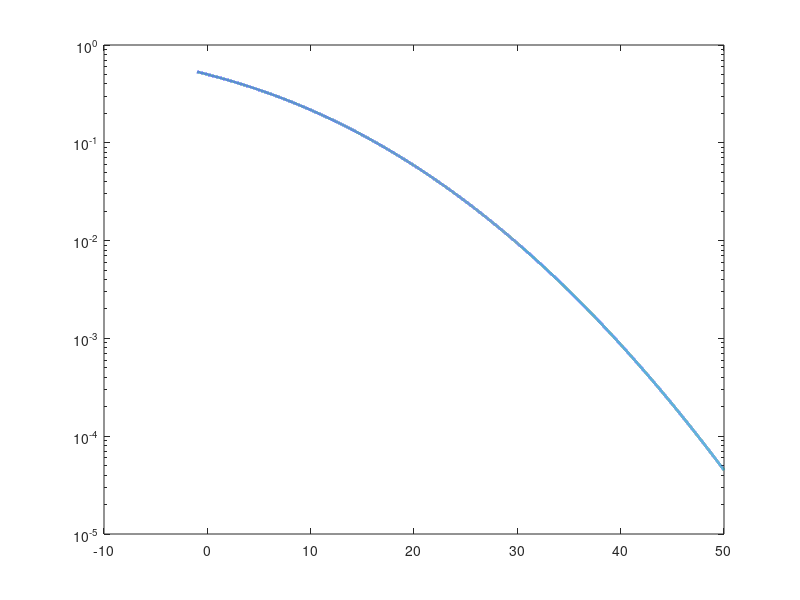

Source code (MATLAB): (Note: this script raises an error after producing the figure.)
clear; close all; clc;

sigma = 12.7679;
x = -1:1e-3:50;
y = 1/2 * erfc(x./(sigma*sqrt(2)));

figure;
p = semilogy(x, y, 'LineWidth', 2);
hold on;
% Add data tips close to y = 0.5, y = 0.05, and y = 0.01
y_targets = [0.5, 0.05, 0.01];
maxX = 0;
minX = 0;
for i = 1:length(y_targets)
    [~, idx] = min(abs(y - y_targets(i)));
    x_val = x(idx);
    y_val = y(idx);
    % Update maxX and maxY for the datatip
    maxX = max(maxX, x_val);
    minX = min(minX, x_val);
    datatip(p, x_val, y_val);
end
ylim([1e-3 1]);
varX = (maxX - minX);
xlim([minX - varX/5, maxX + varX/5]);
xlabel('M (dB)');
ylabel('probability of outage');
title('Outage Probability vs Fade Margin');
